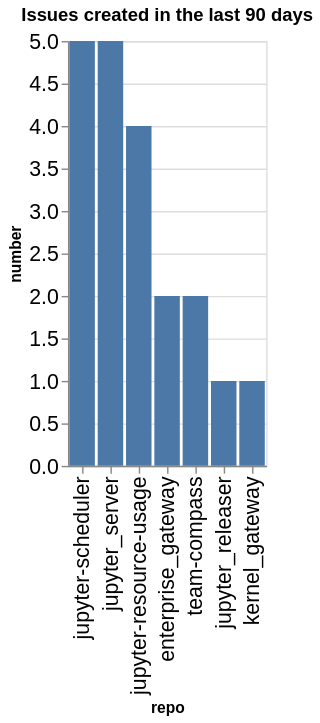

Notebook cell for this chart:
### Code cell
created_counts = created.groupby(['org', 'repo']).count()['number'].reset_index()
created_counts['org/repo'] = created_counts.apply(lambda a: a['org'] + '/' + a['repo'], axis=1)
sorted_vals = created_counts.sort_values(['org', 'number'], ascending=False)['repo'].values
alt.Chart(data=created_counts, title=f"Issues created in the last {n_days} days").mark_bar().encode(
    x=alt.X('repo', sort=alt.Sort(sorted_vals.tolist())),
    y='number',
)

### Figure 1 — Vega-Lite specification as saved in the notebook (floating-point values rounded to 4 significant figures)
{"config": {"axisLeft": {"labelFontSize": 15}, "axisBottom": {"labelFontSize": 15}}, "data": {"name": "data-ff6a9a8f9b71d06b9ab90ad80bd76ec8"}, "mark": {"type": "bar"}, "encoding": {"x": {"field": "repo", "sort": ["jupyter-scheduler", "jupyter_server", "jupyter-resource-usage", "enterprise_gateway", "team-compass", "jupyter_releaser", "kernel_gateway"], "type": "nominal"}, "y": {"field": "number", "type": "quantitative"}}, "title": "Issues created in the last 90 days", "$schema": "https://vega.github.io/schema/vega-lite/v5.20.1.json", "datasets": {"data-ff6a9a8f9b71d06b9ab90ad80bd76ec8": [{"org": "jupyter-server", "repo": "enterprise_gateway", "number": 2, "org/repo": "jupyter-server/enterprise_gateway"}, {"org": "jupyter-server", "repo": "jupyter-resource-usage", "number": 4, "org/repo": "jupyter-server/jupyter-resource-usage"}, {"org": "jupyter-server", "repo": "jupyter-scheduler", "number": 5, "org/repo": "jupyter-server/jupyter-scheduler"}, {"org": "jupyter-server", "repo": "jupyter_releaser", "number": 1, "org/repo": "jupyter-server/jupyter_releaser"}, {"org": "jupyter-server", "repo": "jupyter_server", "number": 5, "org/repo": "jupyter-server/jupyter_server"}, {"org": "jupyter-server", "repo": "kernel_gateway", "number": 1, "org/repo": "jupyter-server/kernel_gateway"}, {"org": "jupyter-server", "repo": "team-compass", "number": 2, "org/repo": "jupyter-server/team-compass"}]}}
